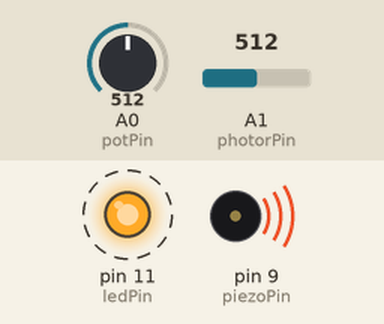
The sketch below on a simulated Arduino Uno, built with avr-gcc and run on an emulated ATmega328P. On the bench: output pins drawn as LEDs (lit = HIGH), buzzer (waves = sounding). Dashed ring = blinking. The test bench sets the inputs (shaded band); at power-on: A0 (potPin) = 512, A1 (photorPin) = 512. What the sketch prints to the serial monitor is not drawn.

Above: at 1.2 s.
1.3 s: A0 (potPin) set to 10
At 2.3 s:
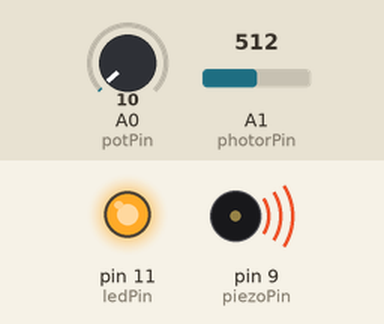
4.3 s: A1 (photorPin) set to 270
5.9 s: A1 (photorPin) set to 245
At 6.19 s:
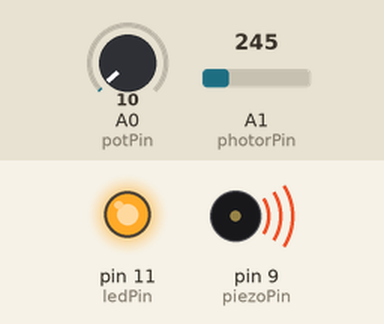
8.9 s: A0 (potPin) set to 1023
At 9.24 s:
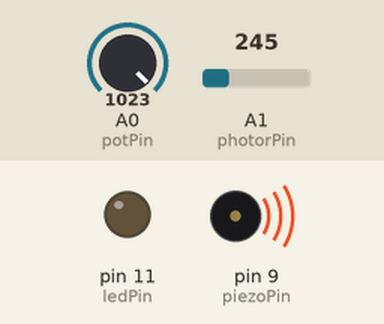
11.9 s: A1 (photorPin) set to 10
At 12.4 s:
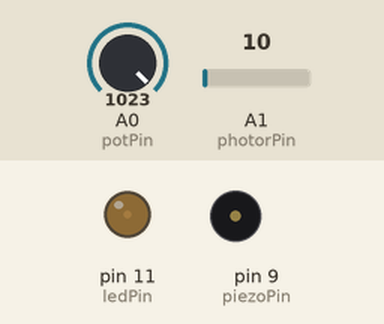
13.5 s: A1 (photorPin) set to 19
15.0 s: A1 (photorPin) set to 23
At 15.23 s:
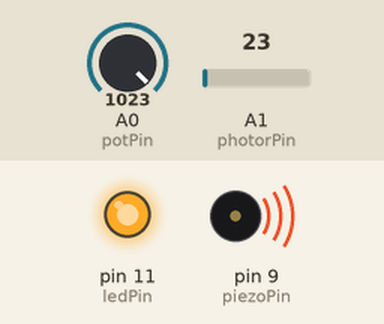
Timing chart, 0 to 19.0 s (numbered marks = the images above; inputs shaded):
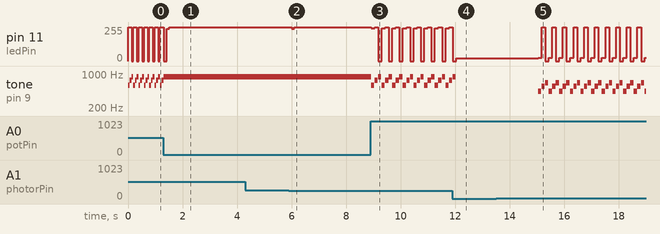

The sketch:

photoChords.ino
```cpp
int val = 120; // delay value for piezo buzzer
int potPin = A0; //potentiometer
int photorPin = A1; //photo resistror
int ledPin = 11; //flashing led
int piezoPin = 9; //The "speaker" (Piezo buzzer)

//globals
int potVal;
int photorVal;

// array of frequencies correspdonding to notes part of A major scale.
float majScale[8] = { 440.00, 493.88, 554.37, 587.33, 659.25, 739.99, 830.61, 880.00};


//reads the numerical value from photoresistor and constrains its range to that of the potentiometer.

int ledAutoAdj() {
  photorVal = analogRead(photorPin);
  Serial.print("auto adj working running");

  photorVal = constrain(photorVal, 20, 255);

  int low = 1023;
  int high = 0;
  if (photorVal < low)
    low = photorVal;
  else if (photorVal > high)
    high = photorVal;

  return photorVal;

}

//plays chord appergiators in the key of A major (A major, C# Minor, D major)

void playMusic() {

  analogWrite(ledPin, photorVal);


    //A major
  if (photorVal > 20 && photorVal <= 116) {

    tone(piezoPin, majScale[0], val);
    delay(potVal);
    digitalWrite(ledPin, HIGH);

    tone(piezoPin, majScale[2], val);
    delay(potVal);
    digitalWrite(ledPin, LOW);

    tone(piezoPin, majScale[4], val);
    delay(potVal);
    digitalWrite(ledPin, HIGH);

    }
    //c#Minor
  else if (photorVal > 116 && photorVal <= 182) {

    tone(piezoPin, majScale[2], val);
    delay(potVal);
    digitalWrite(ledPin, HIGH);

    tone(piezoPin, majScale[4], val);
    delay(potVal);
    digitalWrite(ledPin, LOW);

    tone(piezoPin, majScale[6], val);
    delay(potVal);
    digitalWrite(ledPin, HIGH);

    }

  //D major
  else if (photorVal > 182 && photorVal <= 255) {

    tone(piezoPin, majScale[3], val);
    delay(potVal);
    digitalWrite(ledPin, HIGH);


    tone(piezoPin, majScale[5], val);
    delay(potVal);
    digitalWrite(ledPin, LOW);


    tone(piezoPin, majScale[7], val);
    delay(potVal);
    digitalWrite(ledPin, HIGH);

  }

}


//reads potentiometer value and maps it

void readPot() {

  potVal = analogRead(potPin);
  potVal = map(potVal, 0, 2000, 0, 255);

}


//setup code; relays information to serial montior on computer via the serial.print("message") function
void setup() {

  pinMode(ledPin, OUTPUT);
  pinMode(piezoPin, OUTPUT);
  Serial.begin(9600);

}
//begingging of the loop and function calls
void loop() {

  ledAutoAdj();
  readPot();
  playMusic();

}
```

Measured:
- the behaviour switches between 20 and 21 on A1 (photorPin) (found by bisection; images 4 and 5)
- after the input at 1.3 s, tone on pin 9 (piezoPin): goes on until 1.3 s, then stays 880 Hz
- after the input at 5.9 s, pin 11 (ledPin): 255/255 → 242/255 after 0.11 s, → 255/255 0.09 s later
- after the input at 8.9 s, pin 11 (ledPin): 255/255 → 245/255 at once, then repeats every 0.39 s: 255/255 0.13 s, 0/255 0.13 s, 245/255 0.13 s; tone on pin 9 (piezoPin): 880 Hz → 587 Hz at once, then repeats every 0.39 s: silent 0.01 s, 739 Hz 0.12 s, silent 0.01 s, 880 Hz 0.12 s, silent 0.01 s, 587 Hz 0.12 s
- after the input at 11.9 s, tone on pin 9 (piezoPin): goes on until 12.0 s, then stays silent
- after the input at 13.5 s, every drawn part: stays the same
- after the input at 15.0 s, pin 11 (ledPin): 20/255 → 23/255 at once, then repeats every 0.39 s: 255/255 0.13 s, 0/255 0.13 s, 23/255 0.13 s; tone on pin 9 (piezoPin): silent → 440 Hz at once, then repeats every 0.39 s: silent 0.01 s, 554 Hz 0.12 s, silent 0.01 s, 659 Hz 0.12 s, silent 0.01 s, 440 Hz 0.12 s
- by itself, tone on pin 9 (piezoPin): repeats every 0.20 s: 739 Hz 0.07 s, 880 Hz 0.07 s, 587 Hz 0.07 s
